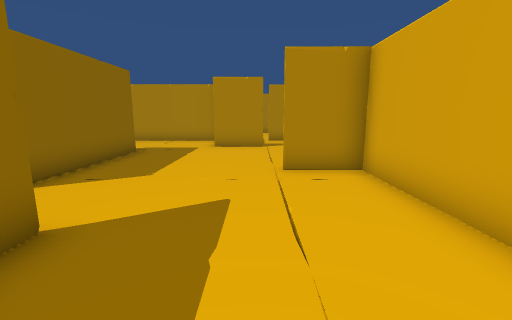
View 1 (above)

21 first-person views from a walk through a Unity game level. The camera is 1.4 m above the floor, tilts 10° down and sees 90° across. The floor is counted in squares, 1 m on a side. Each view is taken from the middle of a square. On the plan, view 1 faces up. The plan holds only what a view shows up to about 13 squares ahead; the rest is blank.

View 2
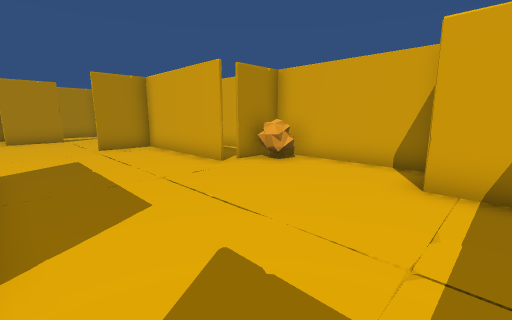

View 3
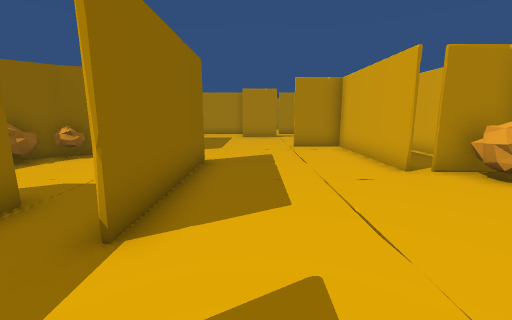

View 4
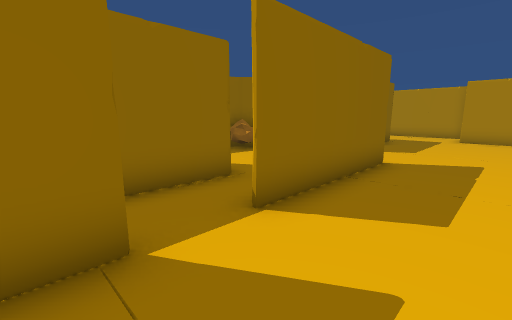

View 5
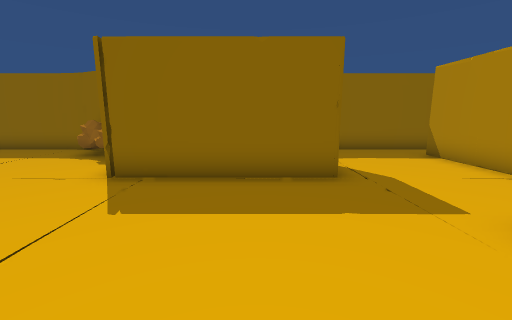

View 6
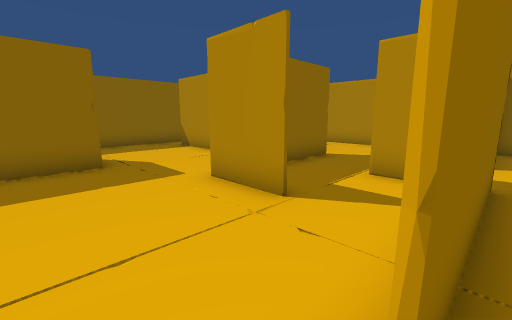

View 7
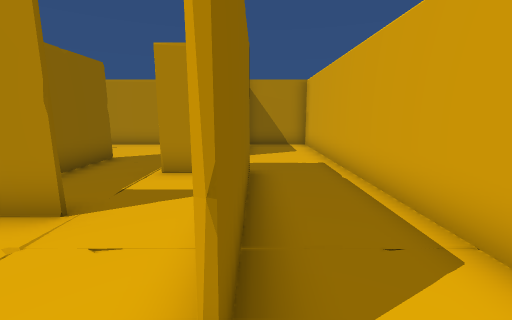

View 8
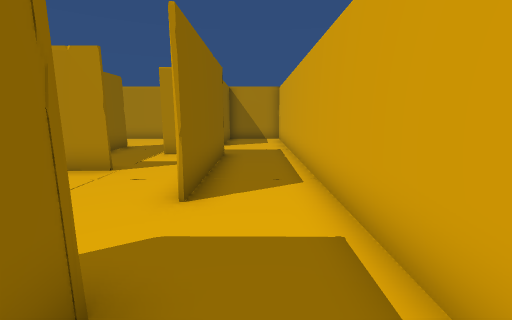

View 9
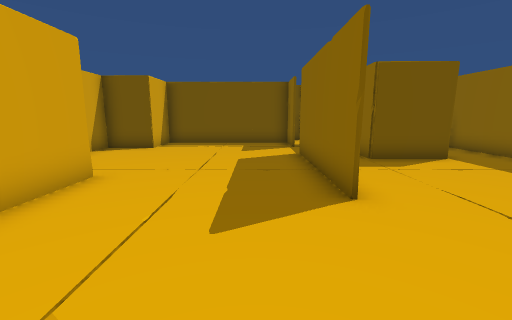

View 10
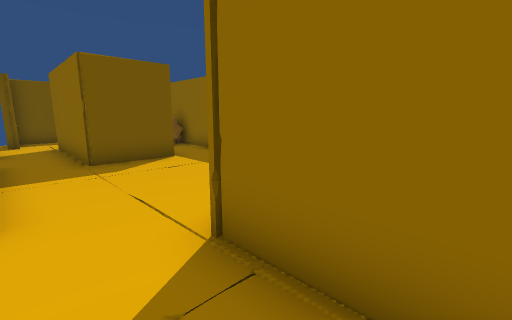

View 11
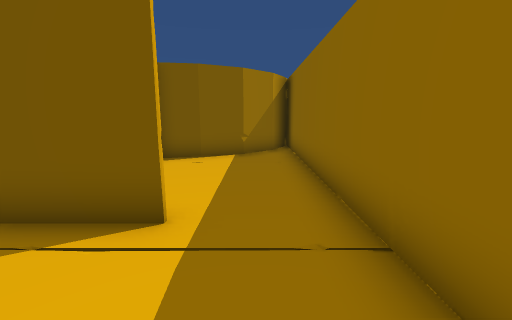

View 12
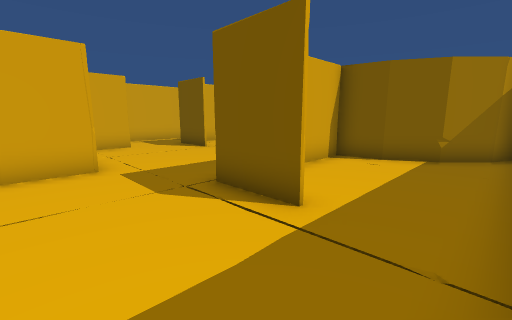

View 13
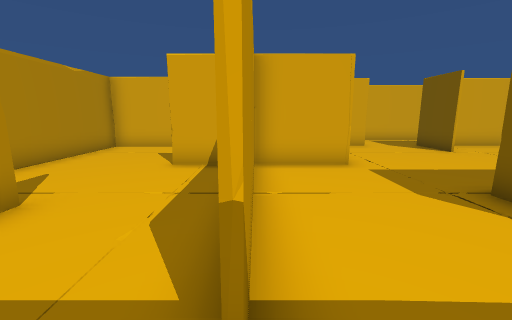

View 14
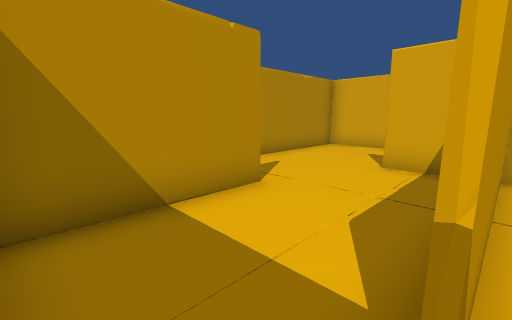

View 15
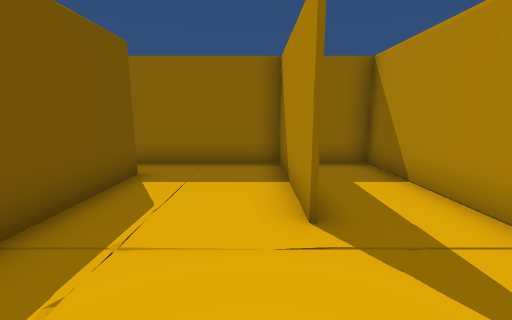

View 16
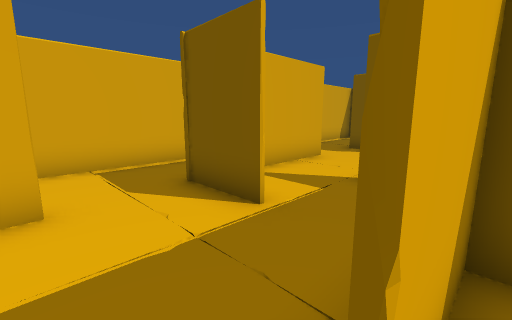

View 17
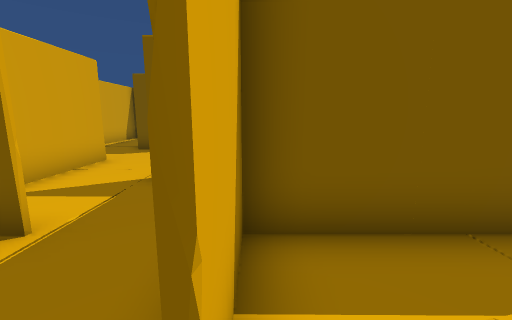

View 18
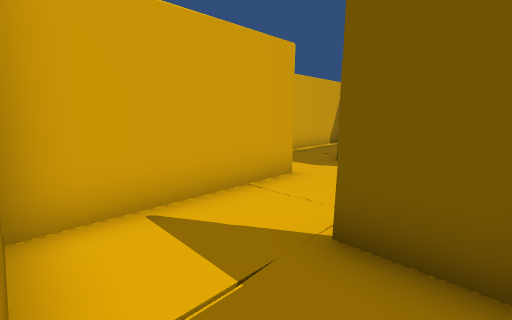

View 19
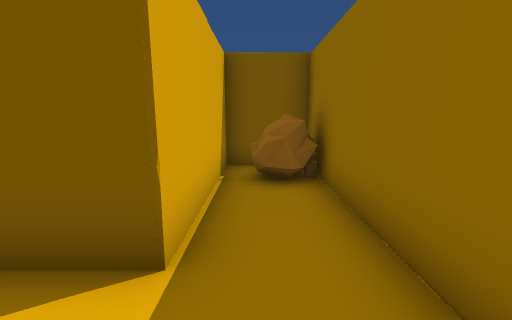

View 20
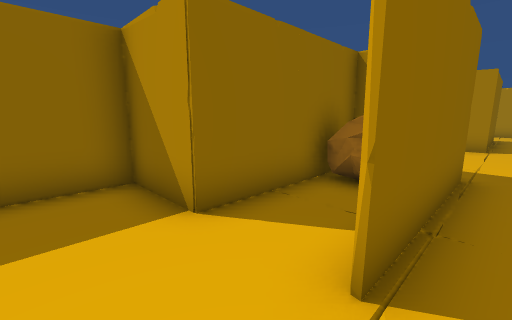

View 21
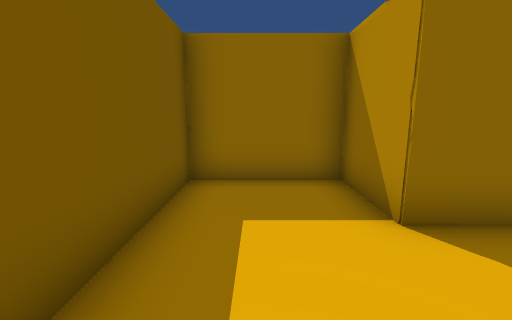

### Floor plan
Ten units are one square. View 1 is at (0, 0); x grows to the right and y downward. Boxes are objects, and circles mark ways between rooms. Rooms are numbered by the first view taken in them; rooms with no view inside come last. Other rooms are left out.
<svg viewBox="-100 -208 160 307">
<path fill="none" stroke="#000" d="M-26 -30 -26 25M6 -65 28 -65M27 -12 27 -64 6 -64M27 -89 27 -104M4 -114 -18 -114 -18 -139M-26 41 -26 60 34 60 34 39 54 39 54 -12 34 -12M-69 -98 -47 -98 -47 -46 -53 -45M-17 -141 -81 -141M-94 -145 -94 -95M16 -142 28 -142 28 -89M28 -65 28 -60M25 -181 25 -175M54 -16 54 -203 19 -203M-51 -177 -94 -177 -94 -145M-17 -165 -17 -141M-18 -139 -18 -164M-81 -142 -18 -142M6 -142 16 -142M24 -166 24 -202M19 -203 -94 -203 -94 -189M-12 -115 4 -115M29 -141 6 -141M27 -104 27 -144M-67 -41 -75 -37 -86 -26 -93 -13 -94 -3M-94 -35 -94 59M-95 60 -72 60 -72 11 -47 11M-94 59 -94 94 -35 94M-71 11 -71 61 -95 61M-76 -38 -62 -45 -48 -47 -48 -68M-94 -95 -94 -35M-78 -36 -74 -39M-47 11 -47 62"/>
<rect x="35" y="-5" width="20" height="10" fill="#bbb"><title>other object</title></rect>
<rect x="-95" y="35" width="20" height="20" fill="#bbb"><title>other object</title></rect>
<rect x="-85" y="-25" width="10" height="10" fill="#bbb"><title>other object</title></rect>
<rect x="-75" y="-35" width="10" height="10" fill="#bbb"><title>other object</title></rect>
<rect x="-65" y="15" width="10" height="20" fill="#bbb"><title>other object</title></rect>
<circle cx="30" cy="-80" r="3" fill="#2a7"/>
<circle cx="-90" cy="-140" r="3" fill="#2a7"/>
<circle cx="15" cy="-110" r="3" fill="#2a7"/>
<circle cx="-40" cy="-37" r="3" fill="#2a7"/>
<circle cx="-70" cy="-100" r="3" fill="#2a7"/>
<circle cx="-80" cy="-100" r="3" fill="#2a7"/>
<circle cx="-30" cy="35" r="3" fill="#2a7"/>
<circle cx="20" cy="-155" r="3" fill="#2a7"/>
<circle cx="-5" cy="-140" r="3" fill="#2a7"/>
<circle cx="-40" cy="15" r="3" fill="#2a7"/>
<circle cx="-40" cy="55" r="3" fill="#2a7"/>
<text x="-10" y="-40">1</text>
<text x="40" y="-120">2</text>
<text x="-40" y="-170">3</text>
<text x="0" y="-130">4</text>
<text x="-70" y="0">5</text>
<text x="-70" y="70">6</text>
<text x="-70" y="-70">7</text>
<text x="-40" y="30">8</text>
</svg>
Room 1 opens to room 2. Room 1 opens to room 3. Room 1 opens to room 4. Room 1 opens to room 5. Room 1 opens to room 7. Room 1 opens to room 8. Room 2 opens to room 3. Room 3 opens to room 4. Room 5 opens to room 8. Room 6 opens to room 8.

Where each view was taken, in squares from view 1:
view 1: 0 up, 0 right, facing up
view 2: 5 down, 2 left, facing up-right
view 3: 5 down, 1 left, facing up
view 4: 5 down, 0 right, facing up-left
view 5: 8 up, 1 right, facing left
view 6: 8 up, 3 right, facing up-left
view 7: 8 up, 3 right, facing up
view 8: 5 up, 4 right, facing up
view 9: 7 up, 1 left, facing down
view 10: 7 up, 3 left, facing down-left
view 11: 13 up, 8 left, facing down
view 12: 13 up, 9 left, facing down-right
view 13: 14 up, 9 left, facing right
view 14: 14 up, 9 left, facing up-right
view 15: 17 up, 2 left, facing left
view 16: 17 up, 2 left, facing down-right
view 17: 17 up, 2 left, facing down
view 18: 14 up, 1 left, facing down-right
view 19: 1 up, 8 left, facing down
view 20: 8 down, 4 left, facing up-left
view 21: 8 down, 4 left, facing left
